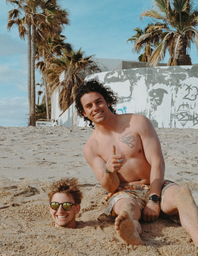
#> input picture MAIN/tylerAndI.png, 198 x 256 px, shrunk from 850 x 1100 before the run
$ python sobelFilter.py
#> lines starting #> are read from the running program, lines starting #| are printed output that depends on the picture
# -*- coding: utf-8 -*-
"""
Created on Fri Nov 24 14:03:46 2023

@author: creek
"""
from PIL import Image, ImageEnhance
import numpy as np
imageName = "tylerAndI"
image = "tylerAndI.png" #the name of the image file
grayscale = False
outlined = True

"""
import wx

class MyFrame(wx.Frame):
    def __init__(self):
        super().__init__(parent=None, title='Hello World')
        panel = wx.Panel(self)
        self.text_ctrl = wx.TextCtrl(panel, pos=(5, 5))
        self.Show()

if __name__ == '__main__':
    app = wx.App()
    frame = MyFrame()
    app.MainLoop()
"""

#dither patterns go here
floyd = [[0, 0, 0],
         [0, 0, (7/16)],
         [(3/16), (5/16),(1/16)]]

wave = [[0, 0, 0],
         [0, 0, (2/12)],
         [(6/16), (3/16), (9/16)]]

atkinson = [[0, 0, 0, 0, 0],
            [0, 0, 0, 0, 0],
            [0, 0, 0, (1/8), (1/8)],
            [0, (1/8), (1/8), (1/8), 0],
            [0, 0, (1/8), 0, 0]]

#sobel settings
threshold = 1000000 # around 175-225 is usually good
edgeColor = (82, 46, 10) #64,255,214 for a nice light teal
img = Image.open(image).convert("RGB")
w,h = img.size
#> w = 198; h = 256
imgGray = img.convert('L')
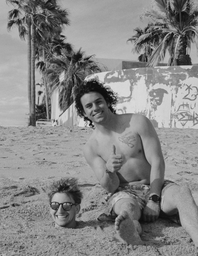
#> imgGray: PIL image 198x256 L; min 8, max 224, mean 135.6
blur = ImageEnhance.Sharpness(imgGray)
newImg = blur.enhance(0.2)
newImg.show() #the blurred image for sobel filter
img_arr = np.asarray(newImg)

#posterize settings
post_img_array = np.asarray(newImg)
"""
colors = [[53, 212, 188],
          [54, 224, 207],
          [41, 171, 158],
          [29, 122, 113],
          [19, 79, 73],
          [9, 36, 33],
          [0, 0, 0]] #list of colors to posterize to from bright to dark
"""
colors = [[176, 152, 132],
          [128, 100, 69],
          [110, 84, 56],
          [74, 52, 27],
          [48, 25, 6]] #list of colors to posterize to from bright to dark

invert = False
rangeChunk = 255/len(colors)#The size of the range for each color in the list

#dither settings / create the error matrix that is the same size as the image, and fill with zero
ditherMode = "wave" # wave, floyd, or atkinson
errorMatrix = []
errorRow = []
for i in range(0, h):
    for n in range(0, w):
        errorRow.append(0)
    errorMatrix.append(errorRow)
    errorRow = []

"""
takes the img array and applies the sobel filter to the given coordinates, it returns the
expected luminance value at that coord for hte vertical filter
"""
def getPixelValueFromSobelVert(img, xCoord, yCoord):

    sobelFilter = [[-1, 0, 1],
                   [-2, 0, 2],
                   [-1, 0, 1]]
    compareSample = [[0, 0, 0],
                     [0, 0, 0],
                     [0, 0, 0]]

    countX = 0
    countY = 0
    for i in range(yCoord - 1, yCoord + 2):
        countX = 0
        for n in range(xCoord -1, xCoord +2):
            try:
                compareSample[countY][countX] = int(img.getpixel((i, n)))
            except:
                compareSample[countY][countX] = 0
            countX += 1
        countY += 1

    tempSum = 0
    for i in range(0, 3):
        for n in range(0, 3):
            tempSum += compareSample[i][n] * sobelFilter[i][n]

    return tempSum

"""
takes the img array and applies the sobel filter to the given coordinates, it returns the
expected luminance value at that coord for hte horizontal filter
"""
def getPixelValueFromSobelHoriz(img_arr, xCoord, yCoord):

    sobelFilter = [[1, 2, 1],
                   [0, 0, 0],
                   [-1, -2, -1]]
    compareSample = [[0, 0, 0],
                     [0, 0, 0],
                     [0, 0, 0]]

    countX = 0
    countY = 0
    for i in range(yCoord - 1, yCoord + 2):
        countX = 0
        for n in range(xCoord -1, xCoord + 2):
            try:
                compareSample[countY][countX] = int(img.getpixel((i, n)))
            except:
                compareSample[countY][countX] = 0
            countX += 1
        countY += 1

    tempSum = 0
    for i in range(0, 3):
        for n in range(0, 3):
            tempSum += (compareSample[i][n] * sobelFilter[i][n])

    return tempSum


"""
takes the img_arr and some defined coords and decides what the magnitude of the value is
based off of the two sobel filters, this can then be used with our threshold to determine edges
"""
def getPixelMagnitude(img, xCoord, yCoord):
    vertIntensity = getPixelValueFromSobelVert(img, xCoord, yCoord)
    horiIntensity = getPixelValueFromSobelHoriz(img, xCoord, yCoord)
    temp = abs(vertIntensity) + abs(horiIntensity) #faster than getting a square root
    temp = abs(temp)
    #print(temp)
    return temp

def isPixelAnEdge(img, xCoord, yCoord, threshold):
    mag = getPixelMagnitude(img, xCoord, yCoord)
    if mag > threshold:
        return True
    return False

"""
adjusts the img so that it matches the dither pattern and readjusts surrounding pixels
"""
def ditherError(img, xCoord, yCoord, color):

    #dither patterns are defined at the top

    boundMin = 0 # 1 for 5*5
    boundMax = 1 # 2 for 5*5

    if (ditherMode == "floyd"):
        matrixToBeUsed = floyd
    elif (ditherMode == "wave"):
        matrixToBeUsed = wave
    elif (ditherMode == "atkinson"):
        matrixToBeUsed = atkinson
        boundMin = 2
        boundMax = 2
    else:
        matrixToBeUsed = floyd

    #print(matrixToBeUsed)

    matrixToBeUsed = wave #use this to dynamically adjust the filter settings later
    intendedColor = post_img_array[xCoord][yCoord]
    postColor = (0.2126 * color[0]) + (0.7152 * color[1]) + (0.0722 * color[2])
    dif = intendedColor - postColor
    if xCoord > boundMin and xCoord < h - boundMax: # within bounds
        if yCoord > boundMin and yCoord < w - boundMax:
            errorMatrix[xCoord][yCoord] += dif
            if boundMin != 1: # 3x3 matrix
                errorMatrix[xCoord+1][yCoord] += matrixToBeUsed[1][2] * dif
                errorMatrix[xCoord-1][yCoord+1] += matrixToBeUsed[2][0] * dif
                errorMatrix[xCoord][yCoord+1] += matrixToBeUsed[2][1] * dif
                errorMatrix[xCoord+1][yCoord+1] += matrixToBeUsed[2][2] * dif
            if boundMin == 1: # 5x5 matrix
                #middle row
                errorMatrix[xCoord][yCoord-2] += matrixToBeUsed[2][0] * dif
                errorMatrix[xCoord][yCoord-1] += matrixToBeUsed[2][1] * dif
                errorMatrix[xCoord][yCoord+1] += matrixToBeUsed[2][3] * dif
                errorMatrix[xCoord][yCoord+2] += matrixToBeUsed[2][4] * dif
                #second to bottom
                errorMatrix[xCoord+1][yCoord-2] += matrixToBeUsed[3][0] * dif
                errorMatrix[xCoord+1][yCoord-1] += matrixToBeUsed[3][1] * dif
                errorMatrix[xCoord+1][yCoord] += matrixToBeUsed[3][2] * dif
                errorMatrix[xCoord+1][yCoord+1] += matrixToBeUsed[3][3] * dif
                errorMatrix[xCoord+1][yCoord+2] += matrixToBeUsed[3][4] * dif
                #bottom
                errorMatrix[xCoord+2][yCoord-2] += matrixToBeUsed[4][0] * dif
                errorMatrix[xCoord+2][yCoord-1] += matrixToBeUsed[4][1] * dif
                errorMatrix[xCoord+2][yCoord] += matrixToBeUsed[4][2] * dif
                errorMatrix[xCoord+2][yCoord+1] += matrixToBeUsed[4][3] * dif
                errorMatrix[xCoord+2][yCoord+2] += matrixToBeUsed[4][4] * dif
    return


def getPostVal(post_img_array, xCoord, yCoord):
    colorToPost = post_img_array[xCoord][yCoord] #the brightness of the color
    colorToPost += errorMatrix[xCoord][yCoord]
    if colorToPost > 255:
        colorToPost = 255
    elif colorToPost < 0:
        colorToPost = 0
    color = (int(colorToPost/rangeChunk)) - 1 #floor divide to get the color
    if invert:
        color = colors[color]
    else:
        if colorToPost < rangeChunk:
            color = colors[-1]
        else:
            color = colors[-(color + 1)]
    ditherError(post_img_array, xCoord, yCoord, color) #adjust the errorMatrix
    #print(color)
    #dither here
    return (color[0], color[1], color[2])

def main():
    postReturn = Image.open(image).convert("RGB")
    print(w, h)
#| 198 256
    print("calculating Posterization and Dither...")
    for i in range(0, h):
        for n in range(0, w):
            postReturn.putpixel((n, i), getPostVal(post_img_array, i, n))
#> this loop made 256 passes
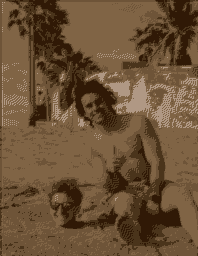
#> postReturn: PIL image 198x256 RGB; mean R, G, B 106.7, 81, 53.8
        #print ( str(i) + " out of " + str(h)  + " rows done")

    print("Posterization and Dither: Done")
    postReturn.show()

    #imgGray = postReturn.convert('L')
    if (outlined):
        print("calculatingSobel...")
        for i in range(1, h-1):
            for n in range(1, w-1):
                isEdge = isPixelAnEdge(newImg, i, n, threshold)
                if isEdge:
                    postReturn.putpixel((n, i), edgeColor)
            print ( str(i) + " out of " + str(h)  + " rows done")

        print("Sobel: Done")
        if (grayscale):
            postReturn = postReturn.convert('L')
        postReturn.show()

    #save the file
    filename = "dithered_" + imageName
    path = "output/" + filename + ".png"
    finalReturn = postReturn.resize((20 * w, 20 * h)) #only use this if using low res image
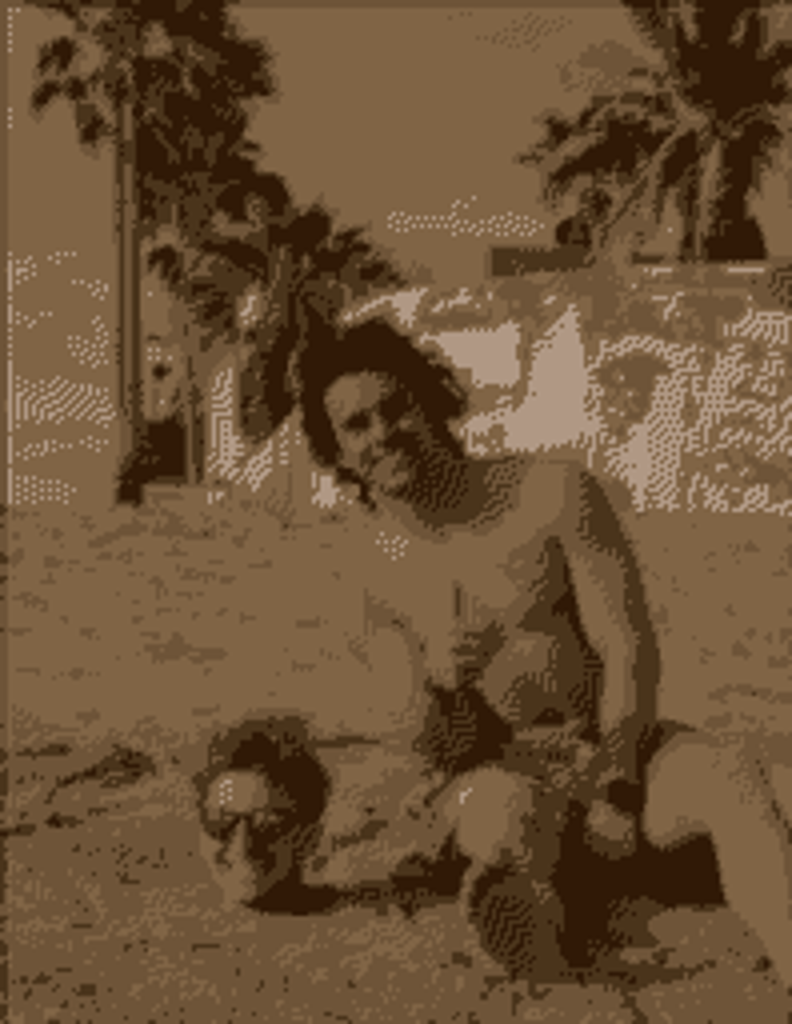
#> finalReturn: PIL image 3960x5120 RGB (shown at 1/5 size); mean R, G, B 106.7, 81, 53.8
    finalReturn.save(path)

main()
